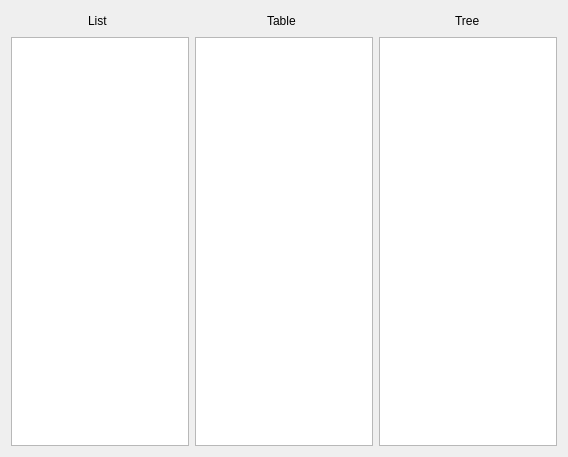
<?xml version="1.0" encoding="UTF-8"?>
<ui version="4.0">
 <class>Widget</class>
 <widget class="QWidget" name="Widget">
  <property name="geometry">
   <rect>
    <x>0</x>
    <y>0</y>
    <width>568</width>
    <height>457</height>
   </rect>
  </property>
  <property name="windowTitle">
   <string>Widget</string>
  </property>
  <layout class="QVBoxLayout" name="verticalLayout">
   <item>
    <layout class="QHBoxLayout" name="horizontalLayout_2">
     <item>
      <spacer name="horizontalSpacer">
       <property name="orientation">
        <enum>Qt::Horizontal</enum>
       </property>
       <property name="sizeHint" stdset="0">
        <size>
         <width>40</width>
         <height>20</height>
        </size>
       </property>
      </spacer>
     </item>
     <item>
      <widget class="QLabel" name="label">
       <property name="text">
        <string>List</string>
       </property>
      </widget>
     </item>
     <item>
      <spacer name="horizontalSpacer_2">
       <property name="orientation">
        <enum>Qt::Horizontal</enum>
       </property>
       <property name="sizeHint" stdset="0">
        <size>
         <width>40</width>
         <height>20</height>
        </size>
       </property>
      </spacer>
     </item>
     <item>
      <spacer name="horizontalSpacer_3">
       <property name="orientation">
        <enum>Qt::Horizontal</enum>
       </property>
       <property name="sizeHint" stdset="0">
        <size>
         <width>40</width>
         <height>20</height>
        </size>
       </property>
      </spacer>
     </item>
     <item>
      <widget class="QLabel" name="label_2">
       <property name="text">
        <string>Table</string>
       </property>
      </widget>
     </item>
     <item>
      <spacer name="horizontalSpacer_4">
       <property name="orientation">
        <enum>Qt::Horizontal</enum>
       </property>
       <property name="sizeHint" stdset="0">
        <size>
         <width>40</width>
         <height>20</height>
        </size>
       </property>
      </spacer>
     </item>
     <item>
      <spacer name="horizontalSpacer_5">
       <property name="orientation">
        <enum>Qt::Horizontal</enum>
       </property>
       <property name="sizeHint" stdset="0">
        <size>
         <width>40</width>
         <height>20</height>
        </size>
       </property>
      </spacer>
     </item>
     <item>
      <widget class="QLabel" name="label_3">
       <property name="text">
        <string>Tree</string>
       </property>
      </widget>
     </item>
     <item>
      <spacer name="horizontalSpacer_6">
       <property name="orientation">
        <enum>Qt::Horizontal</enum>
       </property>
       <property name="sizeHint" stdset="0">
        <size>
         <width>40</width>
         <height>20</height>
        </size>
       </property>
      </spacer>
     </item>
    </layout>
   </item>
   <item>
    <layout class="QHBoxLayout" name="horizontalLayout">
     <item>
      <widget class="QListView" name="listView"/>
     </item>
     <item>
      <widget class="QTableView" name="tableView"/>
     </item>
     <item>
      <widget class="QTreeView" name="treeView"/>
     </item>
    </layout>
   </item>
  </layout>
 </widget>
 <resources/>
 <connections/>
</ui>
